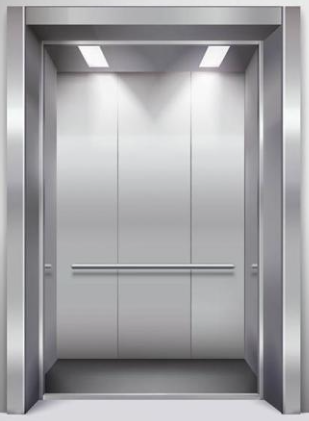
#> input picture Redimensiona/images/foto1.png, 309 x 421 px, found by its file name; its folder holds 4 pictures in this run
$ python redimensiona.py
#> lines starting #> are read from the running program, lines starting #| are printed output that depends on the picture
from PIL import Image
import os


def padronizar_tamanho_imagens(
    diretorio_entrada, diretorio_saida, tamanho_padrao=(224, 224)
):
    """
    Redimensiona imagens em um diretório de entrada e salva as imagens redimensionadas em um diretório de saída.

    Parâmetros:
    - diretorio_entrada (str): Caminho do diretório contendo as imagens originais.
    - diretorio_saida (str): Caminho do diretório onde as imagens redimensionadas serão salvas.
    - tamanho_padrao (tuple): Tamanho padrão para redimensionamento (largura, altura).
    """
#> called with tamanho_padrao = (224, 224)
    if not os.path.exists(diretorio_saida):
        os.makedirs(diretorio_saida)

    for filename in os.listdir(diretorio_entrada):
        if filename.endswith((".jpg", ".jpeg", ".png")):
            path_imagem_entrada = os.path.join(diretorio_entrada, filename)
            path_imagem_saida = os.path.join(diretorio_saida, filename)

            # Abrir a imagem
            img = Image.open(path_imagem_entrada)
#> img is the input picture: PIL image 309x421 RGBA; mean R, G, B, A 164.5, 164.1, 166.5, 255

            # Redimensionar para o tamanho padrão
            img_resized = img.resize(tamanho_padrao)
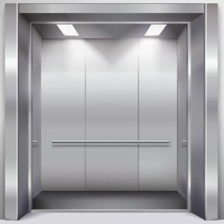
#> img_resized: PIL image 224x224 RGBA; mean R, G, B, A 164.5, 164.1, 166.6, 255

            # Salvar a imagem redimensionada
            img_resized.save(path_imagem_saida)
#> pass 2 of the loop in padronizar_tamanho_imagens, `for filename in os.listdir(diretorio_entrada):`:
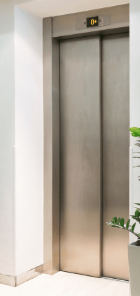
#> input picture Redimensiona/images/foto10.png, 140 x 296 px, found by its file name
#> in padronizar_tamanho_imagens, img is the input picture: PIL image 140x296 RGBA; mean R, G, B, A 185.2, 176.4, 165, 255
#> in padronizar_tamanho_imagens, `img_resized = img.resize(tamanho_padrao)`:
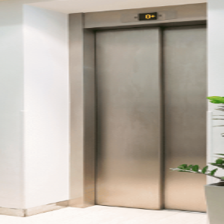
#> img_resized: PIL image 224x224 RGBA; mean R, G, B, A 185.2, 176.4, 165, 255
#> pass 3 of the loop in padronizar_tamanho_imagens, `for filename in os.listdir(diretorio_entrada):`:
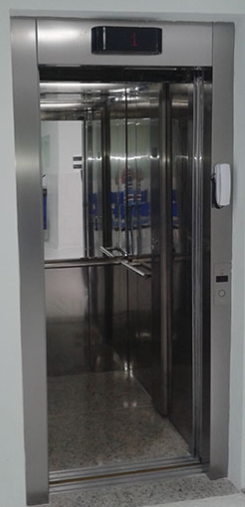
#> input picture Redimensiona/images/foto11.png, 245 x 507 px, found by its file name
#> in padronizar_tamanho_imagens, img is the input picture: PIL image 245x507 RGBA; mean R, G, B, A 94.8, 94.8, 94.1, 255
#> in padronizar_tamanho_imagens, `img_resized = img.resize(tamanho_padrao)`:
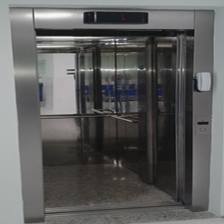
#> img_resized: PIL image 224x224 RGBA; mean R, G, B, A 94.8, 94.8, 94.1, 255
#> the loop made 4 passes; the first 3 are shown


# Exemplo de uso
diretorio_entrada = "C:/Users/Caio/Documents/Tcc/Redimensiona/images"
diretorio_saida = "C:/Users/Caio/Documents/Tcc/Redimensiona/imagem_redimensionada"
tamanho_padrao = (224, 224)

padronizar_tamanho_imagens(diretorio_entrada, diretorio_saida, tamanho_padrao)
